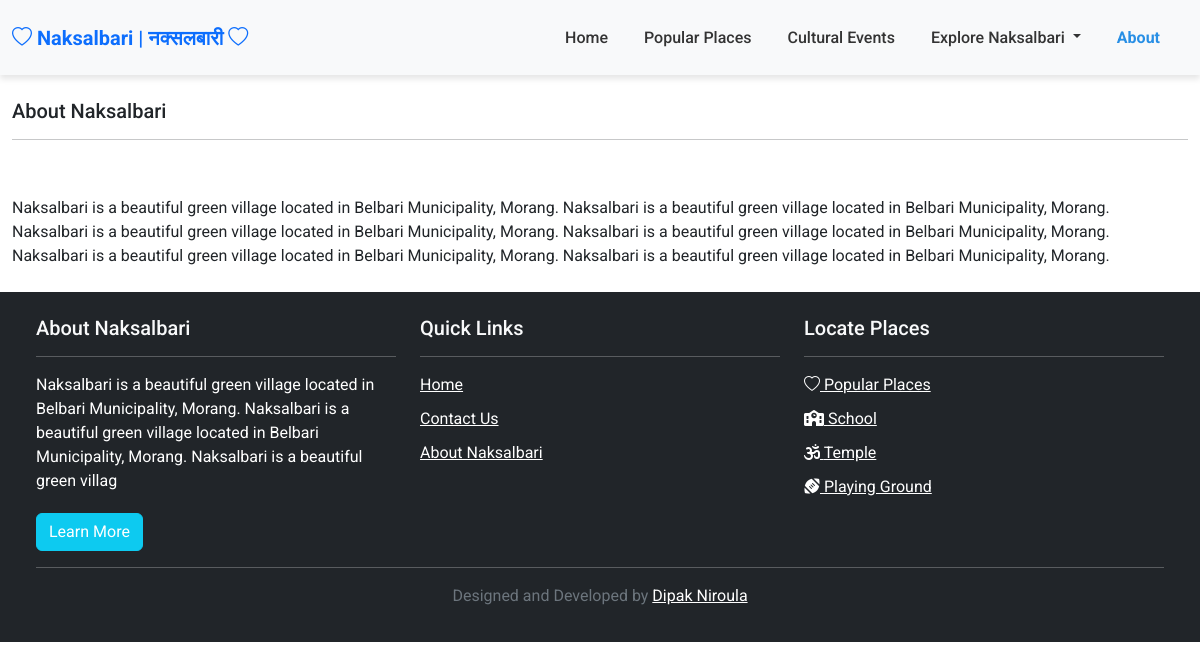
The page /about/ on the database its author committed.
### website/models.py (models this page shows, shortened)
class AbstractModel(models.Model):
    created_at = models.DateTimeField(auto_now_add=True)
    updated_at = models.DateTimeField(auto_now=True)
    is_active = models.BooleanField(default=True)
    class Meta:
        abstract = True

class SiteInfo(AbstractModel):  # only one can be active, if multiple, the latest will be taken
    version = models.PositiveIntegerField(default=0, unique=True)
    name = models.CharField(max_length=64)
    municipality = models.CharField(max_length=64)
    ward_no = models.CharField(max_length=3)
    district = models.CharField(max_length=64)
    province = models.CharField(max_length=64)
    image = models.ImageField(upload_to="site_info/")
    short_description = models.CharField(max_length=200)
    description = models.TextField()
    contact_number = models.CharField(max_length=16, blank=True)
    contact_number_alt = models.CharField(max_length=16, blank=True)
    contact_email = models.EmailField(blank=True)
    contact_email_alt = models.EmailField(blank=True)

class PlaceCategory(AbstractModel):
    name = models.CharField(max_length=64)
    slug = models.SlugField(max_length=128)
    icon = models.CharField(max_length=64)
    image = models.ImageField(upload_to="category/", null=True, blank=True)
    description = models.TextField(blank=True)

### website/views/client_views.py (the view)
# urls.py: path("about/", client_views.AboutView.as_view(), name="about"),
class AboutView(ClientMixin, generic.TemplateView):
    template_name = "clienttemplates/about.html"

### website/views/client_views.py (called while the page is built)
    def get_context_data(self, **kwargs):
        context = super().get_context_data(**kwargs)
        context["site_info"] = SiteInfo.objects.filter(is_active=True).order_by("version").last()
        context["place_categories"] = PlaceCategory.objects.filter(is_active=True)
        return context

### templates/clienttemplates/about.html (shortened to what this page needs)
{% extends "clienttemplates/base.html" %}
{% block about %}active{% endblock %}
{% block content %}
    <section class="mt-4">
        <div class="row">
            <div class="col-md-12">
                <h5 class="text-dark">About {{ site_info.name }}</h5>
                <hr>
                <div class="mt-3">
                    <p>{{ site_info.description|safe }}</p>
                </div>
            </div>
        </div>
    </section>
{% endblock %}

### templates/clienttemplates/base.html (shortened to what this page needs)
{% load static %}
<!DOCTYPE html>
<html lang="en">
<head>
    <link href="https://cdn.jsdelivr.net/npm/bootstrap@5.3.3/dist/css/bootstrap.min.css" rel="stylesheet">
    <link rel="stylesheet" href="https://cdn.jsdelivr.net/npm/bootstrap-icons@1.11.3/font/bootstrap-icons.css">
    <link rel="stylesheet" href="https://cdnjs.cloudflare.com/ajax/libs/font-awesome/6.6.0/css/all.min.css">
    <link rel="stylesheet" href="{% static 'clientstatic/style.css' %}">
</head>
<body>
<nav class="navbar navbar-expand-lg navbar-light bg-light">
    <div class="container-fluid">
        <a class="navbar-brand" href="{% url 'website:home' %}">
            <i class="bi bi-heart text-primary"></i>
            <span class="text-primary">{{ site_info.name }} | नक्सलबारी</span>
            <i class="bi bi-heart text-primary"></i>
        </a>
        <div class="collapse navbar-collapse" id="navbarNav">
            <ul class="navbar-nav ms-auto">
                <li class="nav-item">
                    <a class="nav-link {% block home %}{% endblock %}" href="{% url 'website:home' %}">Home</a>
                </li>
                <li class="nav-item">
                    <a class="nav-link {% block popular_places %}{% endblock %}" href="{% url 'website:placelist' %}">
                        Popular Places
                    </a>
                </li>
                <li class="nav-item">
                    <a href="{% url 'website:cultures' %}" class="nav-link {% block cultures %}{% endblock %}">
                        Cultural Events
                    </a>
                </li>
                <li class="nav-item dropdown">
                    <a class="nav-link dropdown-toggle {% block placelist %}{% endblock %}" href="#" id="navbarDropdown"
                       role="button" data-bs-toggle="dropdown" aria-expanded="false">
                        Explore {{ site_info.name }}
                    </a>
                </li>
                <li class="nav-item">
                    <a href="{% url 'website:about' %}" class="nav-link {% block about %}{% endblock %}">About</a>
                </li>
            </ul>
        </div>
    </div>
</nav>
<div class="container my-2">
    {% block content %}
    {% endblock %}
</div>
<footer class="bg-dark text-white py-4 px-4 mt-auto">
    <div class="container-fluid">
        <div class="row">
            <div class="col-md-4">
                <h5>About Naksalbari</h5>
                <hr>
                <p>{{ site_info.short_description }}</p>
                <a href="{% url 'website:about' %}" class="btn btn-info text-white">Learn More</a>
            </div>
            <div class="col-md-4">
                <h5>Quick Links</h5>
                <hr>
                <ul class="list-unstyled">
                    <li><a href="{% url 'website:home' %}" class="text-white">Home</a></li>
                    <li><a href="{% url 'website:contact' %}" class="text-white">Contact Us</a></li>
                    <li><a href="{% url 'website:about' %}" class="text-white">About Naksalbari</a></li>
                </ul>
            </div>
            <div class="col-md-4">
                <h5>Locate Places</h5>
                <hr>
                <ul class="list-unstyled">
                    <li>
                        <a class="text-white" href="{% url 'website:placelist' %}"><i class="bi bi-heart"></i> Popular
                            Places</a>
                    </li>
                    {% for category in place_categories %}
                        <li>
                            <a class="text-white" href="{% url 'website:categorizedplacelist' category.slug %}">
                                <i class="{{ category.icon }}"></i>
                                {{ category.name }}
                            </a>
                        </li>
                    {% endfor %}
                </ul>
            </div>
        </div>
        <hr>
        <div class="row">
            <div class="col-md-12">
                <p class="text-center text-secondary">Designed and Developed by <a class="text-white" target="_blank"
                                                                                   href="https://dipakniroula.com.np">Dipak
                    Niroula</a></p>
            </div>
        </div>
    </div>
</footer>
</body>
</html>

### static/clientstatic/style.css (style rules this page uses)
body { font-family: 'Roboto', sans-serif; }
.navbar { box-shadow: 0 4px 6px rgba(0, 0, 0, 0.1); min-height: 75px; align-items: stretch; }
.nav-link { color: #333 !important; margin-right: 20px; transition: color 0.3s ease; font-weight: 500; }
.navbar-brand { font-weight: bold; }
.navbar-nav .nav-link.active { color: #288fe5 !important; font-weight: bold; }
.container { max-width: 1200px; }
.btn { margin-top: 10px; }
footer { background-color: #343a40; color: #f8f9fa; }
footer h5 { color: #f8f9fa; }
footer p, footer ul li { margin-bottom: 10px; }
.mt-auto { margin-top: auto; }

### rows shown on the page
SiteInfo: name "Naksalbari", description "Naksalbari is a beautiful green village located in Belbari Municipality, Morang. Naksalbari is a beautiful green village located in Belbari Municipality, Morang. Naksalbari is a beautiful green village located in Belbari Municipality, Morang. Naksalbari is a beautiful green village located in Belbari Municipality, Morang. Naksalbari is a beautiful green village located in Belbari Municipality, Morang. Naksalbari is a beautiful green village located in Belbari Municipality, Morang.", short_description "Naksalbari is a beautiful green village located in Belbari Municipality, Morang. Naksalbari is a beautiful green village located in Belbari Municipality, Morang. Naksalbari is a beautiful green villag"
PlaceCategory: name "School"
PlaceCategory: name "Temple"
PlaceCategory: name "Playing Ground"
